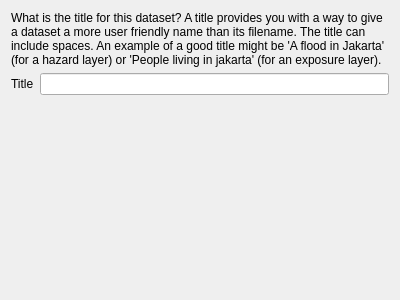
<?xml version="1.0" encoding="UTF-8"?>
<ui version="4.0">
 <class>pgKwTitle</class>
 <widget class="QWidget" name="pgKwTitle">
  <property name="geometry">
   <rect>
    <x>0</x>
    <y>0</y>
    <width>400</width>
    <height>300</height>
   </rect>
  </property>
  <property name="sizePolicy">
   <sizepolicy hsizetype="MinimumExpanding" vsizetype="MinimumExpanding">
    <horstretch>0</horstretch>
    <verstretch>0</verstretch>
   </sizepolicy>
  </property>
  <layout class="QVBoxLayout" name="verticalLayout_7">
   <item>
    <widget class="QLabel" name="lblSelectTitle">
     <property name="styleSheet">
      <string notr="true">font: 11pt &quot;Ubuntu&quot;;</string>
     </property>
     <property name="text">
      <string>&lt;html&gt;&lt;head/&gt;&lt;body&gt;&lt;p&gt;What is the title for this dataset? A title provides you with a way to give a dataset a more user friendly name than its filename. The title can include spaces. An example of a good title might be 'A flood in Jakarta' (for a hazard layer) or 'People living in jakarta' (for an exposure layer).&lt;/p&gt;&lt;/body&gt;&lt;/html&gt;</string>
     </property>
     <property name="alignment">
      <set>Qt::AlignLeading|Qt::AlignLeft|Qt::AlignTop</set>
     </property>
     <property name="wordWrap">
      <bool>true</bool>
     </property>
    </widget>
   </item>
   <item>
    <layout class="QGridLayout" name="gridLayout_5">
     <item row="0" column="0">
      <widget class="QLabel" name="lblTitle">
       <property name="styleSheet">
        <string notr="true">font: 11pt &quot;Ubuntu&quot;;</string>
       </property>
       <property name="text">
        <string>Title</string>
       </property>
       <property name="buddy">
        <cstring>leTitle</cstring>
       </property>
      </widget>
     </item>
     <item row="0" column="1">
      <widget class="QLineEdit" name="leTitle">
       <property name="styleSheet">
        <string notr="true">font: 11pt &quot;Ubuntu&quot;;</string>
       </property>
      </widget>
     </item>
    </layout>
   </item>
   <item>
    <spacer name="verticalSpacer_6">
     <property name="orientation">
      <enum>Qt::Vertical</enum>
     </property>
     <property name="sizeHint" stdset="0">
      <size>
       <width>20</width>
       <height>40</height>
      </size>
     </property>
    </spacer>
   </item>
  </layout>
 </widget>
 <resources/>
 <connections/>
</ui>
